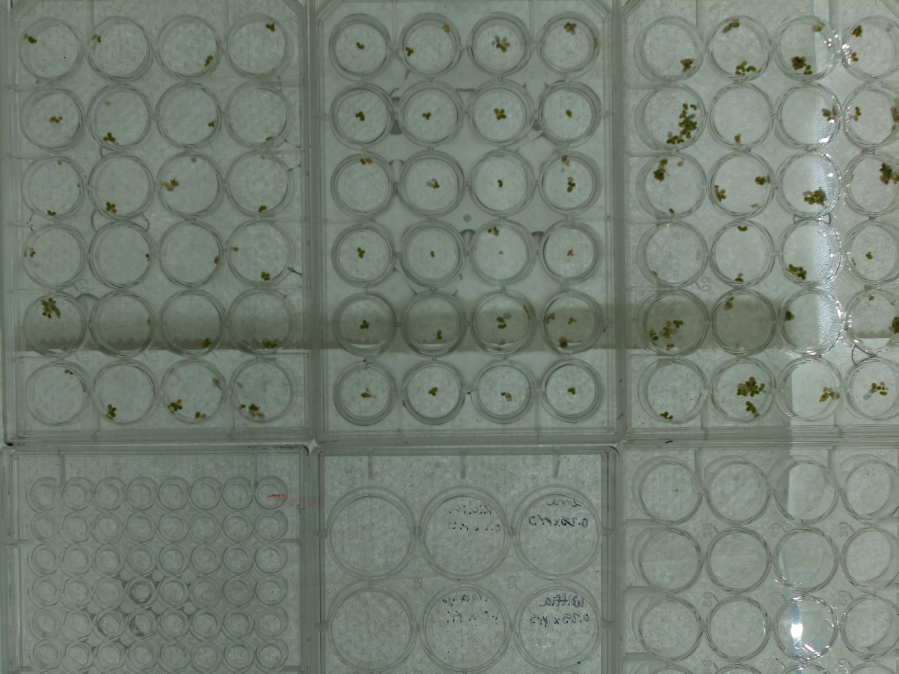
#> input picture example.jpg, 1797 x 1347 px (shown at 1/2 size)
$ python -i hsv_thresholder.py   (imports and definitions only)
#> lines starting #> are read from the running program, lines starting #| are printed output that depends on the picture; after the words box and inside, x2 and y2 are one past the last pixel; in counts of white or black regions, pixels touching at a corner belong together
# Source: https://stackoverflow.com/a/59906154
import cv2
import numpy as np


class HsvThresolder:
    def __init__(self, image_path):
#> called with image_path = '../example.jpg'
        self.image = cv2.imread(image_path)
#> self.image is the input picture: shape (1347, 1797, 3); mean B, G, R 116.9, 126.9, 117

    def threshold(self, width=1200):
        # Create a window
#> called with width = 1200
        window_name ='image (press \'q\' quit)'
        cv2.namedWindow(window_name)
        def nothing(x):
            pass


        # Create trackbars for color change
        # Hue is from 0-179 for Opencv
        cv2.createTrackbar('HMin', window_name, 0, 179, nothing)
#> slider 'HMin' is set to 35
        cv2.createTrackbar('SMin', window_name, 0, 255, nothing)
#> slider 'SMin' is set to 51
        cv2.createTrackbar('VMin', window_name, 0, 255, nothing)
#> slider 'VMin' is set to 51
        cv2.createTrackbar('HMax', window_name, 0, 179, nothing)
#> slider 'HMax' is set to 179
        cv2.createTrackbar('SMax', window_name, 0, 255, nothing)
#> slider 'SMax' is set to 255
        cv2.createTrackbar('VMax', window_name, 0, 255, nothing)
#> slider 'VMax' is set to 255

        # Set default value for Max HSV trackbars
        cv2.setTrackbarPos('HMax', window_name, 179)
        cv2.setTrackbarPos('SMax', window_name, 255)
        cv2.setTrackbarPos('VMax', window_name, 255)

        # Initialize HSV min/max values
        hMin = sMin = vMin = hMax = sMax = vMax = 0
        phMin = psMin = pvMin = phMax = psMax = pvMax = 0

        while(1):
            # Get current positions of all trackbars
            hMin = cv2.getTrackbarPos('HMin', window_name)
            sMin = cv2.getTrackbarPos('SMin', window_name)
            vMin = cv2.getTrackbarPos('VMin', window_name)
            hMax = cv2.getTrackbarPos('HMax', window_name)
            sMax = cv2.getTrackbarPos('SMax', window_name)
            vMax = cv2.getTrackbarPos('VMax', window_name)

            # Set minimum and maximum HSV values to display
            lower = np.array([hMin, sMin, vMin])
            upper = np.array([hMax, sMax, vMax])

            # Convert to HSV format and color threshold
            hsv = cv2.cvtColor(self.image, cv2.COLOR_BGR2HSV)
#> hsv: shape (1347, 1797, 3); mean H, S, V 60.6, 24, 126.9
            mask = cv2.inRange(hsv, lower, upper)
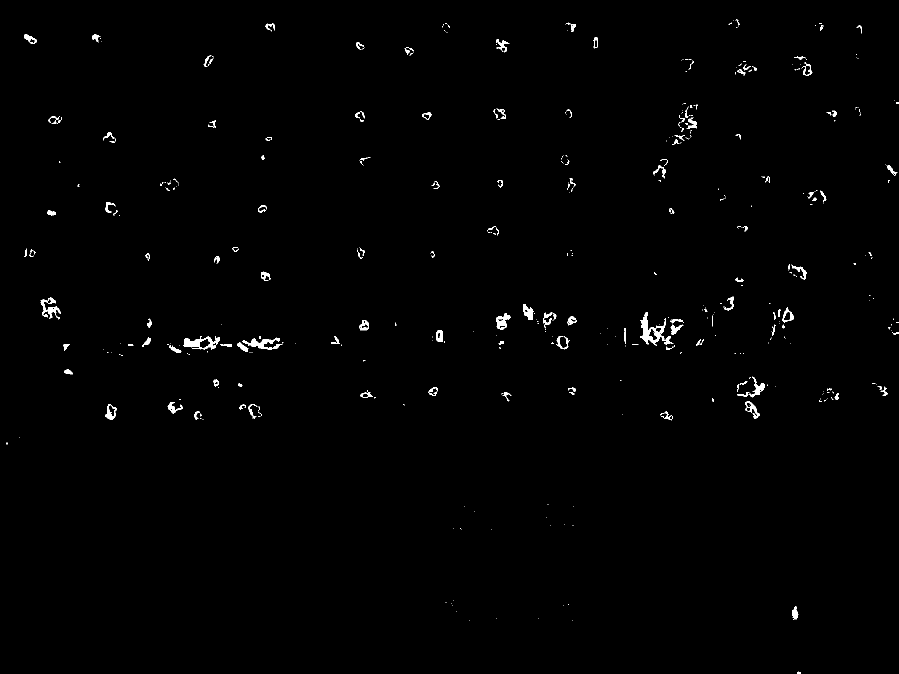
#> mask: shape (1347, 1797) (shown at 1/2 size); 0.72% white; 458 white regions (314 under 20 px), largest, box (x1, y1, x2, y2) and area: (1281, 624, 1346, 692) 1356, (367, 673, 440, 700) 911, (484, 675, 565, 700) 771
            result = cv2.bitwise_and(self.image, self.image, mask=mask)

            # Print if there is a change in HSV value
            if((phMin != hMin) | (psMin != sMin) | (pvMin != vMin) | (phMax != hMax) | (psMax != sMax) | (pvMax != vMax) ):
                print("(hMin = %d , sMin = %d, vMin = %d), (hMax = %d , sMax = %d, vMax = %d)" % (hMin , sMin , vMin, hMax, sMax , vMax))
                phMin = hMin
                psMin = sMin
                pvMin = vMin
                phMax = hMax
                psMax = sMax
                pvMax = vMax

            display_image = cv2.resize(result, (width, int(result.shape[0] * (width / result.shape[1]))))
            # Display result image
            cv2.imshow(window_name, display_image)
            if cv2.waitKey(10) & 0xFF == ord('q'):
#> (key q is pressed here)
                break

        cv2.destroyAllWindows()

>>> result = HsvThresolder('../example.jpg').threshold()
